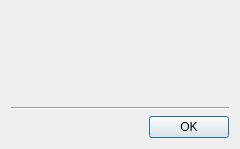
<?xml version="1.0" encoding="UTF-8"?>
<ui version="4.0">
 <class>tt3::gui::ManageBeneficiariesDialog</class>
 <widget class="QDialog" name="tt3::gui::ManageBeneficiariesDialog">
  <property name="geometry">
   <rect>
    <x>0</x>
    <y>0</y>
    <width>240</width>
    <height>149</height>
   </rect>
  </property>
  <property name="windowTitle">
   <string>Manage beneficiaries</string>
  </property>
  <property name="windowIcon">
   <iconset resource="tt3-gui.qrc">
    <normaloff>:/tt3-gui/Resources/Images/Objects/BeneficiaryLarge.png</normaloff>:/tt3-gui/Resources/Images/Objects/BeneficiaryLarge.png</iconset>
  </property>
  <property name="modal">
   <bool>true</bool>
  </property>
  <layout class="QGridLayout" name="gridLayout">
   <item row="0" column="0">
    <widget class="QWidget" name="managerPanel" native="true"/>
   </item>
   <item row="1" column="0">
    <widget class="Line" name="line">
     <property name="orientation">
      <enum>Qt::Orientation::Horizontal</enum>
     </property>
    </widget>
   </item>
   <item row="2" column="0">
    <widget class="QDialogButtonBox" name="buttonBox">
     <property name="orientation">
      <enum>Qt::Orientation::Horizontal</enum>
     </property>
     <property name="standardButtons">
      <set>QDialogButtonBox::StandardButton::Ok</set>
     </property>
    </widget>
   </item>
  </layout>
 </widget>
 <resources>
  <include location="tt3-gui.qrc"/>
 </resources>
 <connections>
  <connection>
   <sender>buttonBox</sender>
   <signal>accepted()</signal>
   <receiver>tt3::gui::ManageBeneficiariesDialog</receiver>
   <slot>accept()</slot>
   <hints>
    <hint type="sourcelabel">
     <x>248</x>
     <y>254</y>
    </hint>
    <hint type="destinationlabel">
     <x>157</x>
     <y>274</y>
    </hint>
   </hints>
  </connection>
  <connection>
   <sender>buttonBox</sender>
   <signal>rejected()</signal>
   <receiver>tt3::gui::ManageBeneficiariesDialog</receiver>
   <slot>reject()</slot>
   <hints>
    <hint type="sourcelabel">
     <x>316</x>
     <y>260</y>
    </hint>
    <hint type="destinationlabel">
     <x>286</x>
     <y>274</y>
    </hint>
   </hints>
  </connection>
 </connections>
</ui>
